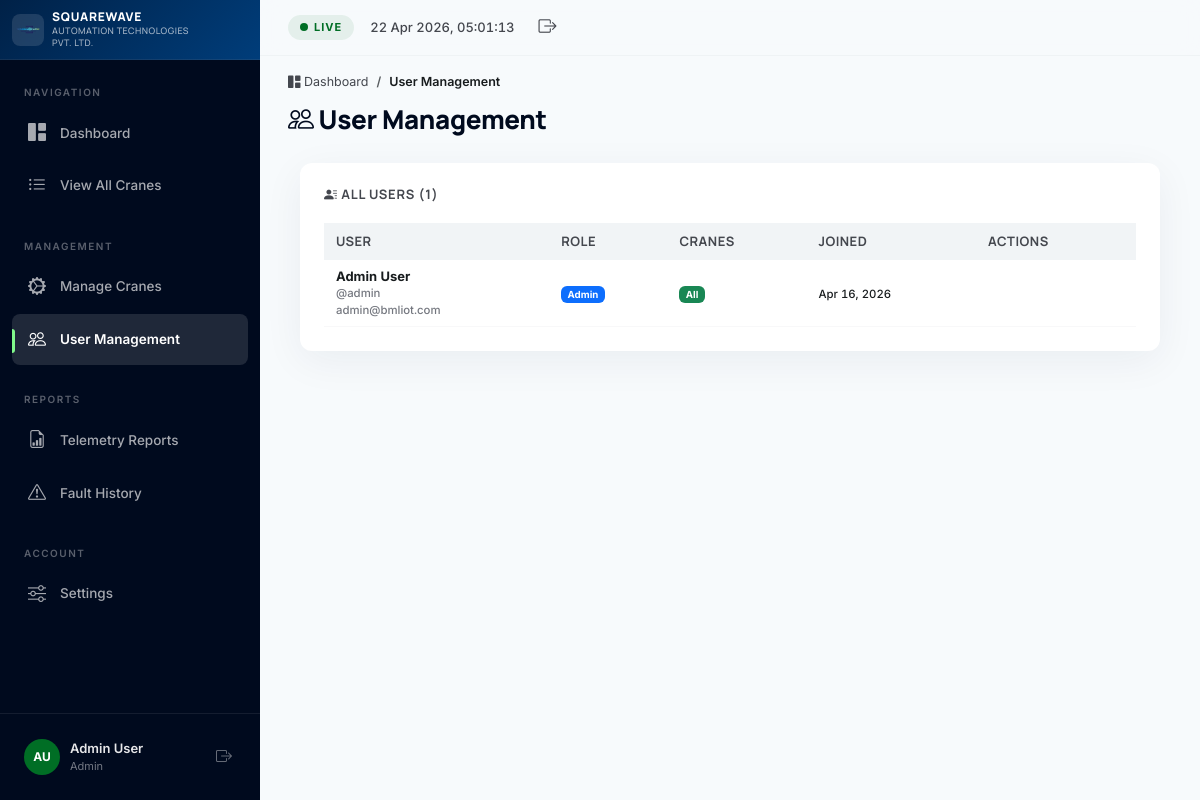
/admin_users.php (signed in), run on an earlier commit of the app's database.
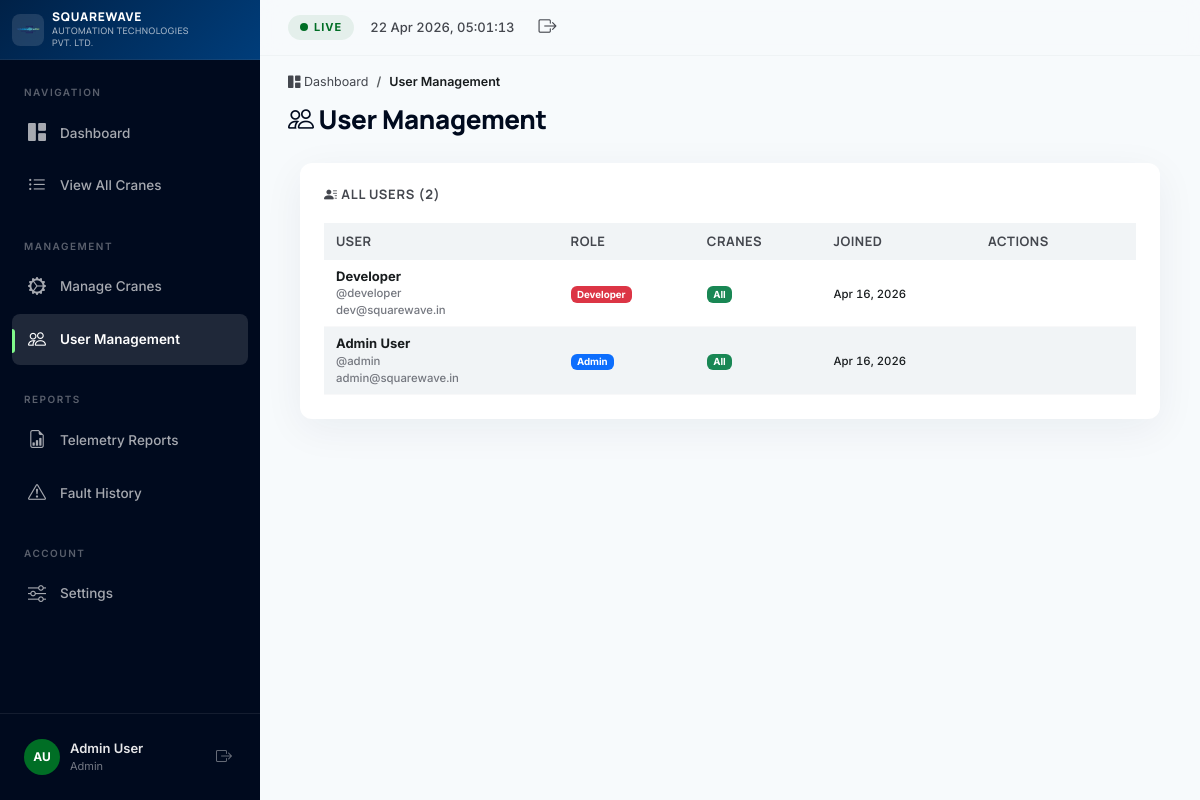
And on a later commit of the database.
### tables this page shows
CREATE TABLE IF NOT EXISTS users (
    id INT AUTO_INCREMENT PRIMARY KEY,
    username VARCHAR(50) NOT NULL UNIQUE,
    email VARCHAR(100) DEFAULT NULL UNIQUE,
    password_hash VARCHAR(255) NOT NULL,
    display_name VARCHAR(100) DEFAULT 'New User',
    role ENUM('developer','admin','user') DEFAULT 'user',
    created_at DATETIME DEFAULT CURRENT_TIMESTAMP,
    updated_at DATETIME DEFAULT CURRENT_TIMESTAMP ON UPDATE CURRENT_TIMESTAMP
);

### includes/auth.php (called while the page is built, shortened)
<?php
function isLoggedIn() {
    return isset($_SESSION['user_id']) && !empty($_SESSION['user_id']);
}
function requireRole($roles) {
    $user = getCurrentUser();
}
function getCurrentUser() {
    static $user = null;
    if ($user !== null) return $user;
    try {
        $pdo = getDbConnection();
        $stmt = $pdo->prepare("SELECT id, username, email, display_name, role FROM users WHERE id = :id");
        $stmt->execute([':id' => $_SESSION['user_id']]);
        $user = $stmt->fetch();
        return $user;
    } catch (PDOException $e) {
        return null;
    }
}
?>

### admin_users.php (the view, shortened to what this page needs)
<?php
require_once 'includes/auth.php';
requireRole(['developer', 'admin']);
$pdo = getDbConnection();
$users = $pdo->query("SELECT id, username, email, display_name, role, created_at FROM users ORDER BY role ASC, username ASC")->fetchAll();
$assignments = [];
$selectedUserId = intval($_GET['assign'] ?? $_POST['user_id'] ?? 0);
require_once 'includes/header.php';
require_once 'includes/sidebar.php';
?>
<nav aria-label="breadcrumb" class="page-breadcrumb">
    <ol class="breadcrumb">
        <li class="breadcrumb-item"><a href="dashboard.php"><i class="bi bi-grid-1x2-fill"></i> Dashboard</a></li>
        <li class="breadcrumb-item active">User Management</li>
    </ol>
</nav>
<div class="page-header">
    <h1 class="page-title"><i class="bi bi-people"></i> User Management</h1>
</div>
<div class="row g-4 mb-4">
    <div class="<?php echo $selectedUserId ? 'col-lg-7' : 'col-lg-12'; ?>">
        <div class="data-card">
            <h3 class="card-title text-uppercase"><i class="bi bi-person-lines-fill"></i> All Users (<?php echo count($users); ?>)</h3>
            <div class="table-responsive">
                <table class="table table-custom" id="users-table">
                    <thead>
                        <tr>
                            <th>User</th>
                            <th>Role</th>
                            <th>Cranes</th>
                            <th>Joined</th>
                            <th style="width:160px;">Actions</th>
                        </tr>
                    </thead>
                    <tbody>
                        <?php foreach ($users as $u):
                            $assignedCount = count($assignments[$u['id']] ?? []);
                            $roleBadge = match($u['role']) {
                                'developer' => 'bg-danger',
                                'admin'     => 'bg-primary',
                                default     => 'bg-secondary',
                            };
                        ?>
                        <tr <?php echo $selectedUserId === $u['id'] ? 'style="background:rgba(0,33,71,0.06);"' : ''; ?>>
                            <td>
                                <div style="line-height:1.3;">
                                    <strong><?php echo htmlspecialchars($u['display_name']); ?></strong>
                                    <br><small style="color:#74777f;">@<?php echo htmlspecialchars($u['username']); ?></small>
                                    <?php if ($u['email']): ?>
                                    <br><small style="color:#74777f;"><?php echo htmlspecialchars($u['email']); ?></small>
                                    <?php endif; ?>
                                </div>
                            </td>
                            <td><span class="badge <?php echo $roleBadge; ?>"><?php echo ucfirst($u['role']); ?></span></td>
                            <td>
                                <?php if ($u['role'] === 'user'): ?>
                                <span class="badge bg-dark"><?php echo $assignedCount; ?></span>
                                <?php else: ?>
                                <span class="badge bg-success" title="Full access">All</span>
                                <?php endif; ?>
                            </td>
                            <td><small><?php echo date('M d, Y', strtotime($u['created_at'])); ?></small></td>
                            <td>
                            </td>
                        </tr>
                        <?php endforeach; ?>
                    </tbody>
                </table>
            </div>
        </div>
    </div>
</div>
<?php require_once 'includes/footer.php'; ?>

### includes/header.php (shortened to what this page needs)
<!DOCTYPE html>
<html lang="en">
<head>
    <link href="https://cdn.jsdelivr.net/npm/bootstrap@5.3.3/dist/css/bootstrap.min.css" rel="stylesheet">
    <link href="https://cdn.jsdelivr.net/npm/bootstrap-icons@1.11.3/font/bootstrap-icons.min.css" rel="stylesheet">
    <link href="css/style.css?v=3" rel="stylesheet">
</head>
<body>
    <div class="app-wrapper">

### includes/sidebar.php (shortened to what this page needs)
<aside class="sidebar" id="sidebar">
    <div class="sidebar-logo">
        <div class="logo-img-wrap">
            <img src="assets/logo.png" alt="SquareWave Logo" class="sidebar-logo-img">
        </div>
        <div class="logo-text">
            <span class="logo-brand">SQUAREWAVE</span>
            <span class="logo-sub">AUTOMATION TECHNOLOGIES PVT. LTD.</span>
        </div>
    </div>
    <nav class="sidebar-nav">
        <div class="nav-section-label">Navigation</div>
        <ul class="nav flex-column">
            <li class="nav-item">
                <a class="nav-link <?php echo basename($_SERVER['PHP_SELF']) === 'dashboard.php' ? 'active' : ''; ?>" href="dashboard.php" id="nav-dashboard">
                    <i class="bi bi-grid-1x2-fill"></i>
                    <span>Dashboard</span>
                </a>
            </li>
            <li class="nav-item">
                <a class="nav-link <?php echo basename($_SERVER['PHP_SELF']) === 'cranes.php' ? 'active' : ''; ?>" href="cranes.php" id="nav-cranes">
                    <i class="bi bi-list-ul"></i>
                    <span>View All Cranes</span>
                </a>
            </li>
        </ul>
        <?php $__sidebarUser = getCurrentUser(); ?>
        <?php if ($__sidebarUser && in_array($__sidebarUser['role'], ['developer', 'admin'])): ?>
        <div class="nav-section-label" style="margin-top:16px;">Management</div>
        <ul class="nav flex-column">
            <li class="nav-item">
                <a class="nav-link <?php echo basename($_SERVER['PHP_SELF']) === 'manage_cranes.php' ? 'active' : ''; ?>" href="manage_cranes.php" id="nav-manage">
                    <i class="bi bi-gear-wide-connected"></i>
                    <span>Manage Cranes</span>
                </a>
            </li>
            <li class="nav-item">
                <a class="nav-link <?php echo basename($_SERVER['PHP_SELF']) === 'admin_users.php' ? 'active' : ''; ?>" href="admin_users.php" id="nav-admin-users">
                    <i class="bi bi-people"></i>
                    <span>User Management</span>
                </a>
            </li>
        </ul>
        <?php endif; ?>
        <div class="nav-section-label" style="margin-top:16px;">Reports</div>
        <ul class="nav flex-column">
            <li class="nav-item">
                <a class="nav-link <?php echo basename($_SERVER['PHP_SELF']) === 'reports.php' ? 'active' : ''; ?>" href="reports.php" id="nav-reports">
                    <i class="bi bi-file-earmark-bar-graph"></i>
                    <span>Telemetry Reports</span>
                </a>
            </li>
            <li class="nav-item">
                <a class="nav-link <?php echo basename($_SERVER['PHP_SELF']) === 'fault_reports.php' ? 'active' : ''; ?>" href="fault_reports.php" id="nav-fault-reports">
                    <i class="bi bi-exclamation-triangle"></i>
                    <span>Fault History</span>
                </a>
            </li>
        </ul>
        <div class="nav-section-label" style="margin-top:16px;">Account</div>
        <ul class="nav flex-column">
            <li class="nav-item">
                <a class="nav-link <?php echo basename($_SERVER['PHP_SELF']) === 'settings.php' ? 'active' : ''; ?>" href="settings.php" id="nav-settings">
                    <i class="bi bi-sliders"></i>
                    <span>Settings</span>
                </a>
            </li>
        </ul>
    </nav>
    <div class="sidebar-footer">
        <?php $currentUser = getCurrentUser(); ?>
        <div class="sidebar-user">
            <div class="user-avatar">
                <span><?php echo $currentUser ? strtoupper(substr($currentUser['display_name'],0,1) . substr($currentUser['display_name'], strpos($currentUser['display_name'],' ')+1, 1)) : 'AU'; ?></span>
            </div>
            <div class="user-info">
                <span class="user-name"><?php echo htmlspecialchars($currentUser['display_name'] ?? 'Admin User'); ?></span>
                <span class="user-role"><?php echo ucfirst($currentUser['role'] ?? 'user'); ?></span>
            </div>
            <a href="logout.php" class="sidebar-logout-btn" title="Logout" id="btn-logout">
                <i class="bi bi-box-arrow-right"></i>
            </a>
        </div>
    </div>
</aside>
<main class="main-content" id="main-content">
    <div class="topbar">
        <div class="topbar-right">
            <div class="live-indicator" id="live-indicator">
                <span class="live-dot"></span>
                <span class="live-text">LIVE</span>
            </div>
            <span class="topbar-time" id="topbar-time"></span>
            <a href="logout.php" class="topbar-logout" title="Logout">
                <i class="bi bi-box-arrow-right"></i>
            </a>
        </div>
    </div>

### includes/footer.php (shortened to what this page needs)
    </main>
    </div>
</body>
</html>

What changed in the data, as far as the page shows it:
changed users "Admin User": email "admin@bmliot.com" → "admin@squarewave.in"
added users: display_name "Developer", username "developer", email "dev@squarewave.in", role "Developer", shows "All", created_at "Apr 16, 2026"
Also different on the page:
count($users): "1" → "2"
